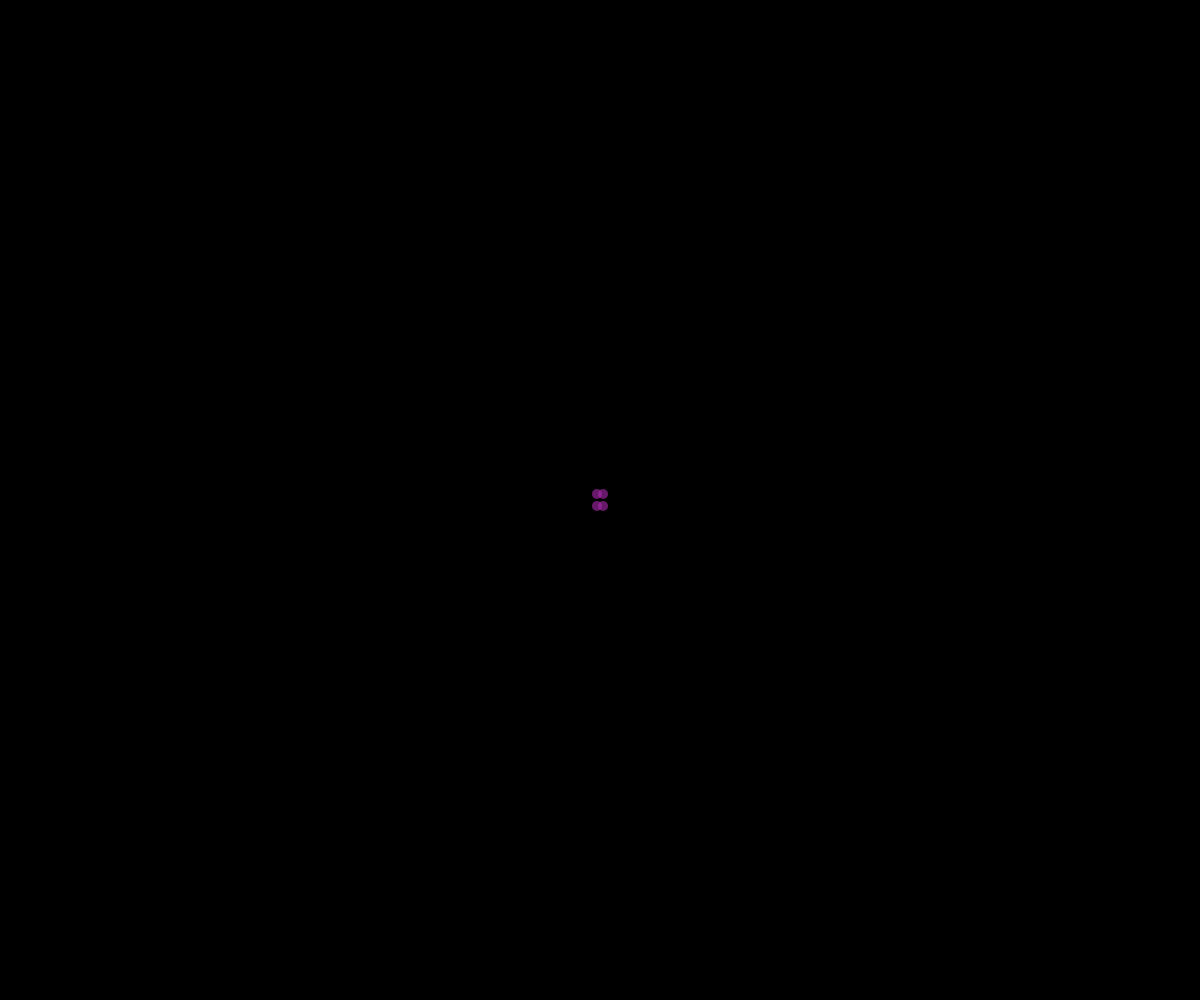
Frame 1 (no input)
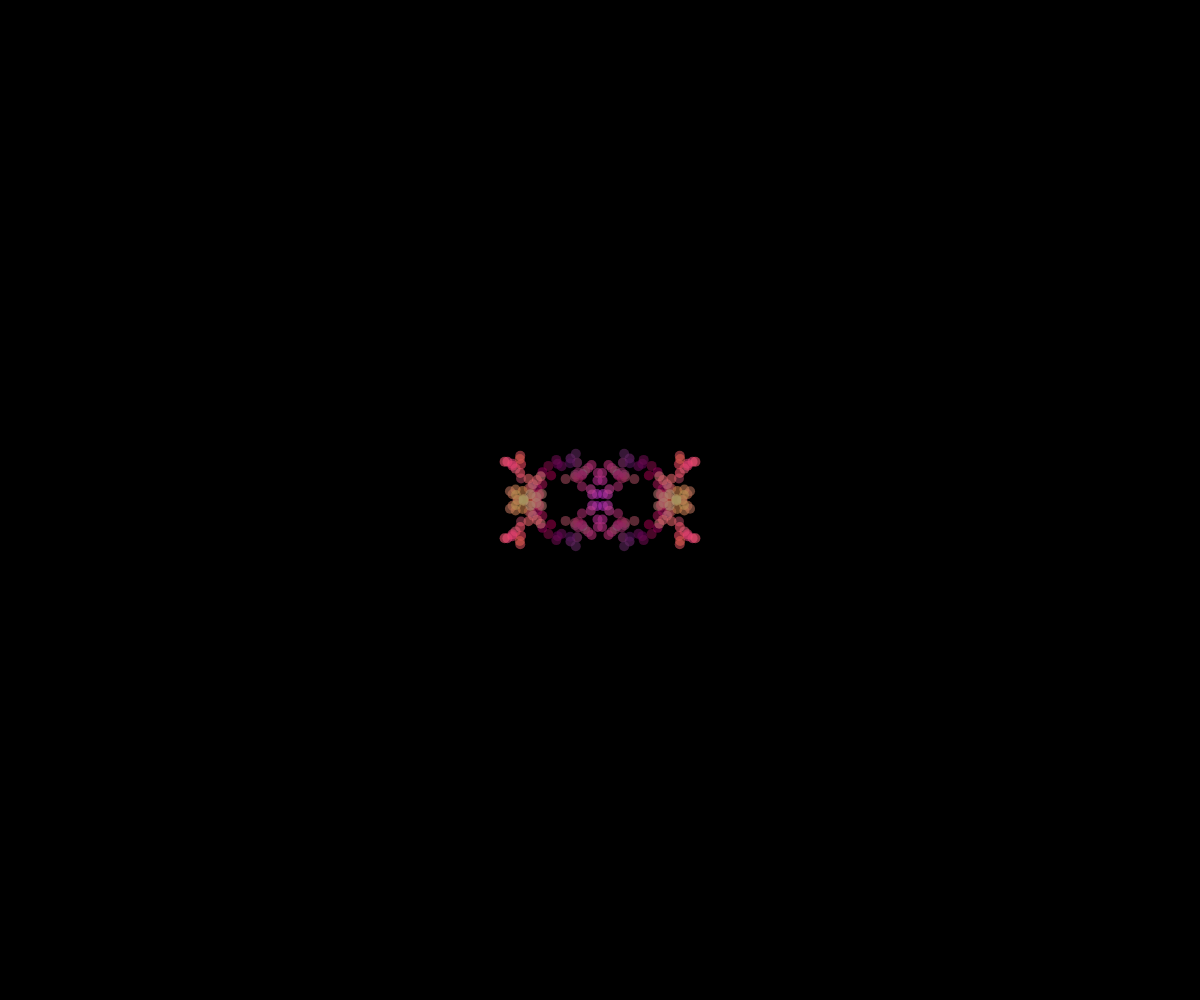
Frame 60 (no input)
Frame 120 (the mouse pressed at the canvas centre since frame 60): identical to frame 60, image omitted

The p5.js sketch that drew these frames (run headless with seeded random() and noise() and a simulated clock; from frame 60 on, the mouse is pressed at the canvas centre):

// p5.js sketch
// ── sketch.js
//By Steve's Makerspace (YouTube)

let x, y;

function setup() {
  createCanvas(windowWidth, windowHeight);
  background(0);
  x = windowWidth / 2;
  y = windowHeight / 2;
  r = random(0,254);
  g = random(0,254);
  b = random(0,254);
  p = 1;  // Click on the canvass to pause
}

function draw() {
  if (p>0){
  x = x + random(-10, 10);
  y = y + random(-10, 10);
  r = r + random(-20, 20);
  g = g + random(-20, 20);
  b = b + random(-20, 20);
  if(x<0){x=0};
  if(x>windowWidth){x=windowWidth};
  if(y<0){y=0};
  if(y>windowHeight){y=windowHeight};
  if(r<0){r=0};
  if(r>254){r=254};
    if(g<0){g=0};
  if(g>254){g=254};
    if(b<0){b=0};
  if(b>254){b=254}
  strokeWeight(10);
  stroke(r, g, b,150);
  point(x, y);
  point(windowWidth - x, y);
  point(x, windowHeight - y);
  point(windowWidth - x, windowHeight - y);
  }
}
function mousePressed(){
  p=p*-1;
}
